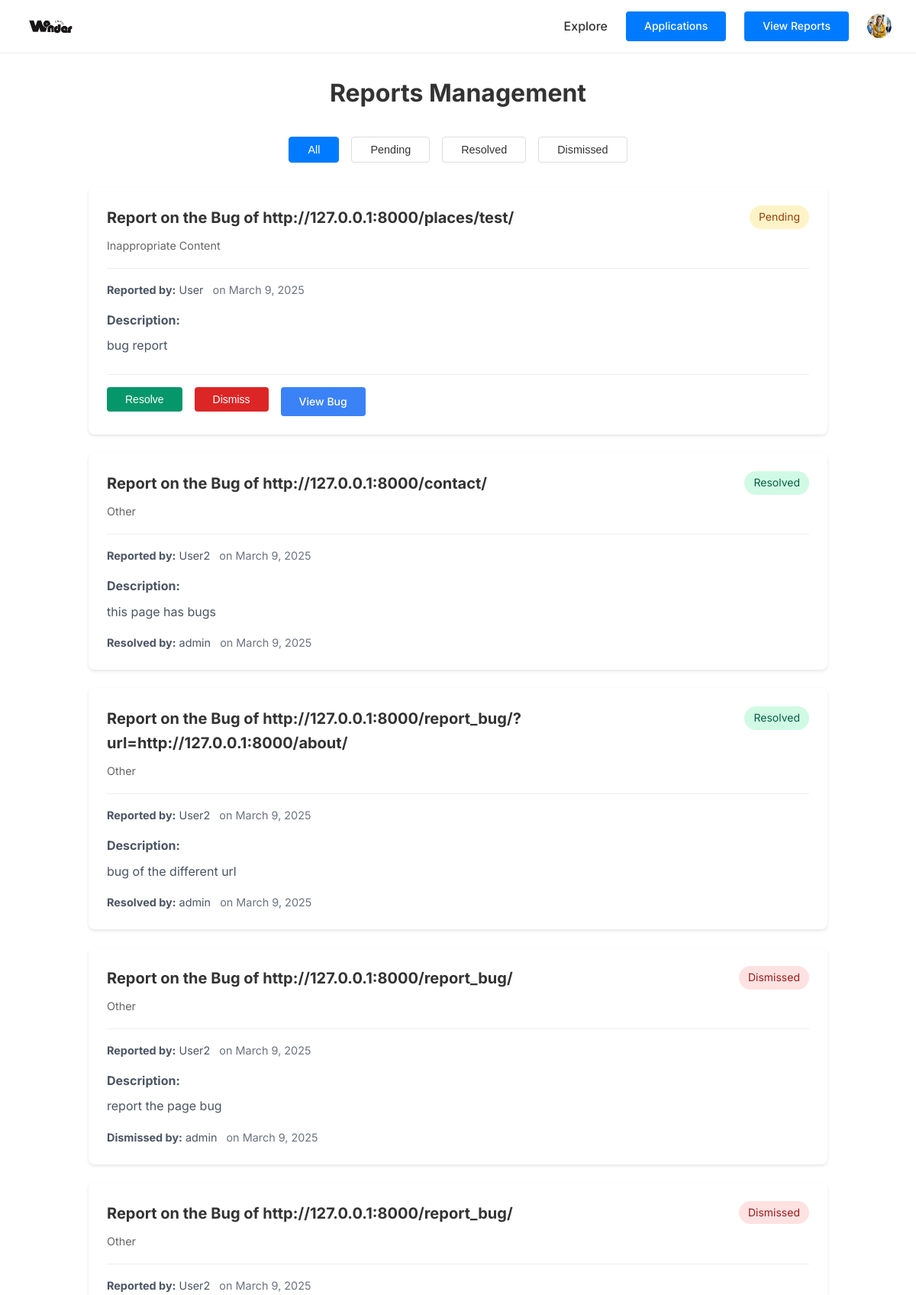
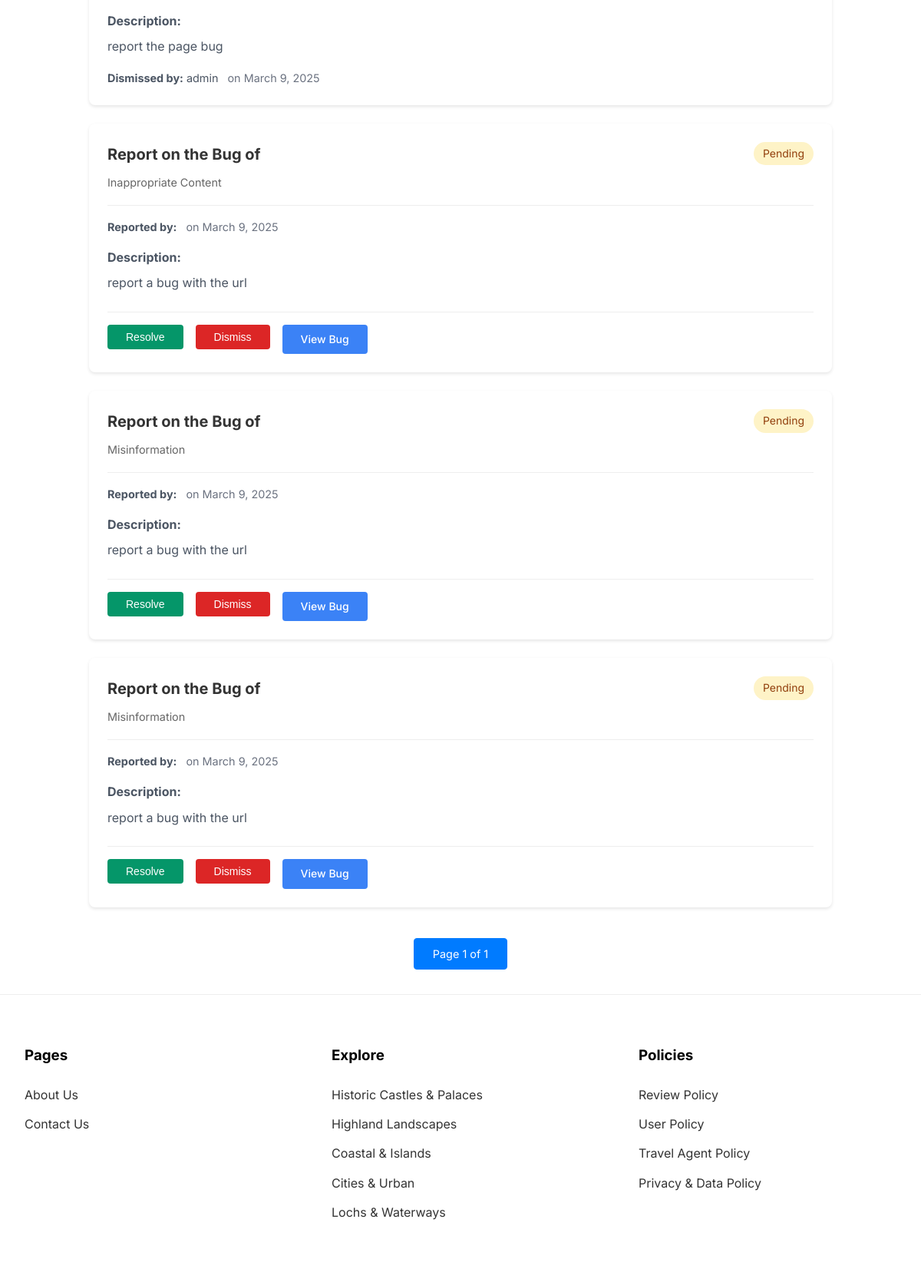
Page /manage/reports/ (signed in) on the committed database (2 pictures, top to bottom).
### wandercritic/models.py (models this page shows, shortened)
class User(AbstractUser):
    is_travel_agent = models.BooleanField(default=False)
    bio = models.TextField(max_length=500, blank=True)
    profile_picture = models.ImageField(upload_to='profile_pics/', blank=True, null=True)
    contact_number = models.CharField(max_length=20, blank=True)
    company_name = models.CharField(max_length=100, blank=True)
    company_website = models.URLField(blank=True)

class Report(models.Model):
    REPORT_TYPES = [
        ('inappropriate', 'Inappropriate Content'),
        ('spam', 'Spam'),
        ('misinformation', 'Misinformation'),
        ('other', 'Other')
    ]
    STATUS_CHOICES = [
        ('pending', 'Pending'),
        ('resolved', 'Resolved'),
        ('dismissed', 'Dismissed')
    ]
    CONTENT_TYPES = [
        ('place', 'Place'),
        ('user', 'User'),
        ('bug', 'Bug')
    ]
    reporter = models.ForeignKey(User, on_delete=models.SET_NULL, null=True, related_name='reports_filed')
    place = models.ForeignKey(Place, on_delete=models.CASCADE, related_name='reports',null=True)
    review = models.ForeignKey(Review, on_delete=models.CASCADE, related_name='reports', null=True, blank=True)
    report_type = models.CharField(max_length=20, choices=REPORT_TYPES)
    content_type = models.CharField(max_length=20, choices=CONTENT_TYPES, default='place')
    description = models.TextField()
    status = models.CharField(max_length=20, choices=STATUS_CHOICES, default='pending')
    created_at = models.DateTimeField(auto_now_add=True)
    resolved_at = models.DateTimeField(null=True, blank=True)
    resolved_by = models.ForeignKey(User, on_delete=models.SET_NULL, null=True,
                                  related_name='resolved_reports')
    url = models.URLField()

### wandercritic/views.py (the view)
# urls.py: path('manage/reports/', views.admin_reports, name='admin_reports'),
@user_passes_test(is_superuser)
def admin_reports(request):
    reports = Report.objects.all().order_by('-created_at')
    paginator = Paginator(reports, 10)  # 10 cards
    page_number = request.GET.get('page')
    reports_page = paginator.get_page(page_number)
    return render(request, 'wandercritic/admin/reports.html', {
        'reports': reports_page,
        'page_obj': reports_page
    })

### wandercritic/views.py (called while the page is built)
def is_superuser(user):
    return user.is_superuser

### templates/wandercritic/admin/reports.html (shortened to what this page needs)
{% extends 'wandercritic/base.html' %}
{% load static %}
{% block content %}
<div class="admin-container">
    <h1>Reports Management</h1>
    <div class="reports-filters">
        <button class="filter-btn active" data-status="all">All</button>
        <button class="filter-btn" data-status="pending">Pending</button>
        <button class="filter-btn" data-status="resolved">Resolved</button>
        <button class="filter-btn" data-status="dismissed">Dismissed</button>
    </div>
    {% if reports %}
        <div class="reports-list">
            {% for report in reports %}
            <div class="report-card" data-status="{{ report.status }}">
                <div class="report-header">
                    <div class="report-title">
                        {% if report.content_type == 'place' %}
                        <h2>Report on {{ report.place.name }}</h2>
                        {% elif report.content_type == 'review' %}
                        <h2>Report on the Review of {{ report.place.name }}</h2>
                        {% elif report.content_type == 'bug' %}
                        <h2>Report on the Bug of {{ report.url }}</h2>
                        {% endif %}
                        <span class="report-type">{{ report.get_report_type_display }}</span>
                    </div>
                    <span class="status status-{{ report.status }}">{{ report.status|title }}</span>
                </div>
                <div class="report-details">
                    <div class="reporter-info">
                        <strong>Reported by:</strong> {{ report.reporter.username }}
                        <span class="date">on {{ report.created_at|date:"F j, Y" }}</span>
                    </div>
                    <div class="description">
                        <strong>Description:</strong>
                        <p>{{ report.description }}</p>
                    </div>
                    {% if report.resolved_by %}
                    <div class="resolution-info">
                        <strong>{{ report.status|title }} by:</strong> {{ report.resolved_by.username }}
                        <span class="date">on {{ report.resolved_at|date:"F j, Y" }}</span>
                    </div>
                    {% endif %}
                </div>
                {% if report.status == 'pending' %}
                <div class="action-buttons">
                    <form method="post" action="{% url 'wandercritic:admin_report_action' report.id 'resolve' %}" style="display: inline;">
                        <button type="submit" class="btn btn-success">Resolve</button>
                    </form>
                    <form method="post" action="{% url 'wandercritic:admin_report_action' report.id 'dismiss' %}" style="display: inline;">
                        <button type="submit" class="btn btn-danger">Dismiss</button>
                    </form>
                    {% if report.content_type == 'place' %}
                    <a href="{% url 'wandercritic:place_detail' report.place.slug %}" class="btn btn-info" target="_blank">
                        View Place
                    </a>
                    {% elif report.content_type == 'review' %}
                    <a href="{% url 'wandercritic:place_detail' report.place.slug %}" class="btn btn-info" target="_blank">
                        View Review
                    </a>
                    {% elif report.content_type == 'bug' %}
                    <a href="{{ report.url }}" class="btn btn-info" target="_blank">
                        View Bug
                    </a>
                    {% endif %}
                </div>
                {% endif %}
            </div>
            {% endfor %}
        </div>
    {% else %}
        <div class="no-reports">
            <p>No reports found.</p>
        </div>
    {% endif %}
    <div class="pagination">
        <span class="filter-btn active">Page {{ page_obj.number }} of {{ page_obj.paginator.num_pages }}</span>
    </div>
</div>
{% endblock %}

### templates/wandercritic/base.html (shortened to what this page needs)
<!DOCTYPE html>
{% load static %}
<html lang="en">
<head>
    <link rel="stylesheet" href="{% static 'styles/main.css' %}">
    <link rel="stylesheet" href="https://cdnjs.cloudflare.com/ajax/libs/font-awesome/6.0.0/css/all.min.css">
</head>
<body>
    <nav class="navbar">
        <div class="nav-container">
            <a href="{% url 'wandercritic:index' %}" class="logo">
                <img src="{% static 'assets/Wander_Critic_logo.png' %}" alt="Wander Critic Logo">
            </a>
            <div class="nav-links">
                <a href="{% url 'wandercritic:explore' %}">Explore</a>
                {% if user.is_superuser %}
                    <a href="{% url 'wandercritic:admin_applications' %}" class="btn btn-primary">Applications</a>
                    <a href="{% url 'wandercritic:admin_reports' %}" class="btn btn-primary">View Reports</a>
                {% elif user.is_travel_agent %}
                    <a href="{% url 'wandercritic:place_create' %}" class="btn btn-primary">Post a Place</a>
                    <a href="{% url 'wandercritic:my_places' %}" class="btn btn-primary">My Posts</a>
                {% endif %}
                {% if user.is_authenticated %}
                    <div class="profile-dropdown">
                        <button class="profile-button">
                            {% if user.profile_picture %}
                                <img src="{{ user.profile_picture.url }}" alt="Profile" class="profile-pic">
                            {% else %}
                                <i class="fas fa-user-circle"></i>
                            {% endif %}
                        </button>
                    </div>
                {% else %}
                    <a href="{% url 'account_login' %}" class="btn btn-outline">Sign In</a>
                    <a href="{% url 'account_signup' %}" class="btn btn-primary register">Register</a>
                {% endif %}
            </div>
        </div>
    </nav>
    <main>
        {% block content %}
        {% endblock %}
    </main>
    <footer>
        <div class="footer-content">
            <div class="footer-section">
                <h3>Pages</h3>
                <ul>
                    <li><a href="{% url 'wandercritic:about' %}">About Us</a></li>
                    <li><a href="{% url 'wandercritic:contact' %}">Contact Us</a></li>
                </ul>
            </div>
            <div class="footer-section">
                <h3>Explore</h3>
                <ul>
                    <li><a href="{% url 'wandercritic:explore' %}?category=Historic Castles %26 Palaces">Historic Castles & Palaces</a></li>
                    <li><a href="{% url 'wandercritic:explore' %}?category=Highland Landscapes">Highland Landscapes</a></li>
                    <li><a href="{% url 'wandercritic:explore' %}?category=Coastal %26 Islands">Coastal & Islands</a></li>
                    <li><a href="{% url 'wandercritic:explore' %}?category=Cities %26 Urban">Cities & Urban</a></li>
                    <li><a href="{% url 'wandercritic:explore' %}?category=Lochs %26 Waterways">Lochs & Waterways</a></li>
                </ul>
            </div>
            <div class="footer-section">
                <h3>Policies</h3>
                <ul>
                    <li><a href="{% url 'wandercritic:policy' policy_type='review' %}">Review Policy</a></li>
                    <li><a href="{% url 'wandercritic:policy' policy_type='user' %}">User Policy</a></li>
                    <li><a href="{% url 'wandercritic:policy' policy_type='travel-agent' %}">Travel Agent Policy</a></li>
                    <li><a href="{% url 'wandercritic:policy' policy_type='privacy' %}">Privacy & Data Policy</a></li>
                </ul>
            </div>
        </div>
    </footer>
</body>
</html>

### static/styles/main.css (style rules this page uses)
:root { --primary-color: #000000; --secondary-color: #333333; --text-color: #333333; --light-gray: #f5f5f5; --white: #ffffff; }
* { margin: 0; padding: 0; box-sizing: border-box; }
body { font-family: 'Inter', sans-serif; color: var(--text-color); line-height: 1.6; }
.navbar { background-color: var(--white); padding: 0.5rem 2rem; border-bottom: 1px solid #eee; position: fixed; width: 100%; top: 0; z-index: 1000; height: 70px; }
.nav-container { max-width: 1200px; margin: 0 auto; display: flex; justify-content: space-between; align-items: center; height: 100%; }
.logo { height: 100%; display: flex; align-items: center; }
.logo img { height: 65px; width: auto; margin-right: 1rem; display: block; }
.nav-links { display: flex; gap: 1.5rem; align-items: center; }
.nav-links a { text-decoration: none; color: var(--text-color); font-weight: 500; transition: color 0.3s ease; }
footer { background-color: var(--white); padding: 4rem 2rem; border-top: 1px solid #eee; }
.footer-content { max-width: 1200px; margin: 0 auto; display: grid; grid-template-columns: repeat(3, 1fr); gap: 4rem; }
.footer-section h3 { margin-bottom: 1.5rem; color: var(--primary-color); }
.footer-section ul { list-style: none; }
.footer-section ul li { margin-bottom: 0.8rem; }
.footer-section a { text-decoration: none; color: var(--text-color); transition: color 0.3s ease; }
.btn { padding: 0.6rem 1.2rem; border-radius: 4px; border: none; cursor: pointer; font-weight: 500; text-decoration: none; transition: all 0.3s ease; display: inline-flex; align-items: center; justify-content: center; }
.btn-primary { background-color: var(--primary-color); color: var(--white) !important; }
.btn { display: inline-block; padding: 0.5rem 1rem; border-radius: 4px; text-decoration: none; font-weight: 500; transition: all 0.2s; border: none; cursor: pointer; }
.btn-primary { background-color: #007bff; color: white; border: 1px solid #0056b3; }
.btn-danger { background-color: #dc3545; color: white; border: 1px solid #bd2130; }
.filter-btn { background: rgba(255, 255, 255, 0.1); border: 1px solid rgba(255, 255, 255, 0.3); color: white; padding: 0.75rem 1.5rem; border-radius: 25px; cursor: pointer; font-size: 0.9rem; transition: all 0.3s ease; backdrop-filter: blur(5px); }
.filter-btn.active { background: white; color: var(--primary-color); }
.profile-dropdown { position: relative; display: inline-block; }
.profile-button { background: none; border: none; cursor: pointer; padding: 0; display: flex; align-items: center; }
.profile-pic { width: 32px; height: 32px; border-radius: 50%; object-fit: cover; }
.btn { display: inline-block; padding: 0.5rem 1rem; font-size: 1rem; font-weight: 500; text-align: center; border: none; border-radius: 4px; cursor: pointer; transition: all 0.2s; }
.btn-primary { background-color: #007bff; color: white; }
.btn-danger { background-color: #dc3545; color: white; }

### rows in the picture
User: profile_picture (picture)
Report: url "http://127.0.0.1:8000/places/test/", report_type "Inappropriate Content", status "Pending", reporter.username "User", created_at "March 9, 2025", description "bug report"
Report: url "http://127.0.0.1:8000/contact/", report_type "Other", status "Resolved", reporter.username "User2", created_at "March 9, 2025", description "this page has bugs", resolved_by.username "admin", resolved_at "March 9, 2025"
Report: url "http://127.0.0.1:8000/report_bug/?url=http://127.0.0.1:8000/about/", report_type "Other", status "Resolved", reporter.username "User2", created_at "March 9, 2025", description "bug of the different url", resolved_by.username "admin", resolved_at "March 9, 2025"
Report: url "http://127.0.0.1:8000/report_bug/", report_type "Other", status "Dismissed", reporter.username "User2", created_at "March 9, 2025", description "report the page bug", resolved_by.username "admin", resolved_at "March 9, 2025"
Report: url "http://127.0.0.1:8000/report_bug/", report_type "Other", status "Dismissed", reporter.username "User2", created_at "March 9, 2025", description "report the page bug", resolved_by.username "admin", resolved_at "March 9, 2025"
Report: report_type "Inappropriate Content", status "Pending", created_at "March 9, 2025", description "report a bug with the url"
Report: report_type "Misinformation", status "Pending", created_at "March 9, 2025", description "report a bug with the url"
Report: report_type "Misinformation", status "Pending", created_at "March 9, 2025", description "report a bug with the url"

### other values in the picture
{{ page_obj.number }} "1"
{{ page_obj.paginator.num_pages }} "1"
